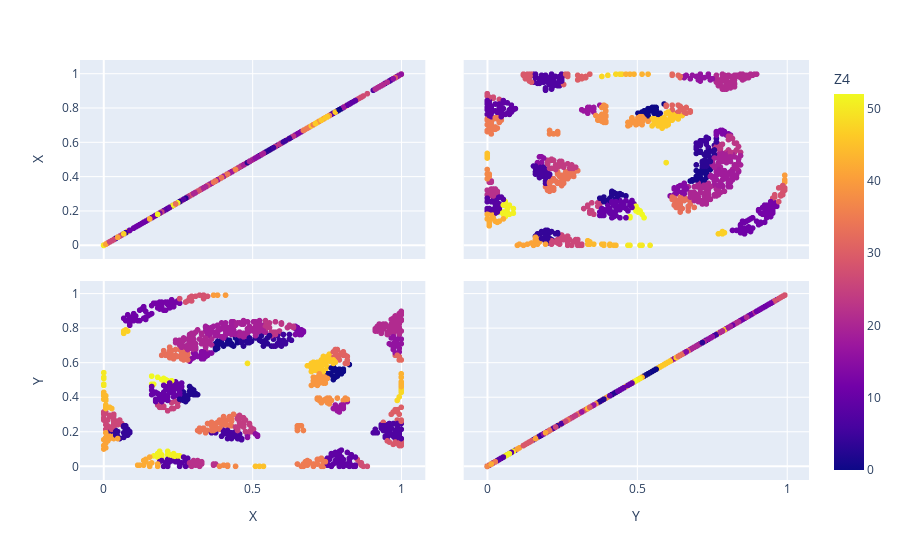

The code cell stored with this chart in its notebook:
### Code cell
classix_distance=Extractor.classix(group_merging_mode='distance',minPts=minPts_best_distance,radius=radius_best_distance,scale=scale_best_distance)
classix_distance.fit(X_train)
Y_pred_distance=classix_distance.predict(X_test)
df_pred_distance=pd.DataFrame(pd.concat([pd.DataFrame(X_test,columns=['X','Y']),pd.DataFrame(Y_pred_distance,columns=[select_name_Z])],axis=1))
print('Plot of target: ',select_name_Z,'\n')
fig = px.scatter_matrix(df_pred_distance,
    dimensions=['X','Y'],
    color=select_name_Z)
fig.show()

### Figure 1 — Plotly figure (JSON) as saved in the notebook; plotly's stock layout.template omitted (floating-point values rounded to 4 significant figures; data arrays with more than 128 entries replaced by an {"elided": "..."} marker saying what was removed)
{"data": [{"dimensions": [{"axis": {"matches": true}, "label": "X", "values": {"elided": "1071 float values"}}, {"axis": {"matches": true}, "label": "Y", "values": {"elided": "1071 float values"}}], "hovertemplate": "%{xaxis.title.text}=%{x}<br>%{yaxis.title.text}=%{y}<br>Z4=%{marker.color}<extra></extra>", "legendgroup": "", "marker": {"color": {"elided": "1071 int values"}, "coloraxis": "coloraxis", "symbol": "circle"}, "name": "", "showlegend": false, "type": "splom"}], "layout": {"coloraxis": {"colorbar": {"title": {"text": "Z4"}}, "colorscale": [[0, "#0d0887"], [0.1111, "#46039f"], [0.2222, "#7201a8"], [0.3333, "#9c179e"], [0.4444, "#bd3786"], [0.5556, "#d8576b"], [0.6667, "#ed7953"], [0.7778, "#fb9f3a"], [0.8889, "#fdca26"], [1, "#f0f921"]]}, "dragmode": "select", "legend": {"tracegroupgap": 0}, "margin": {"t": 60}}}
